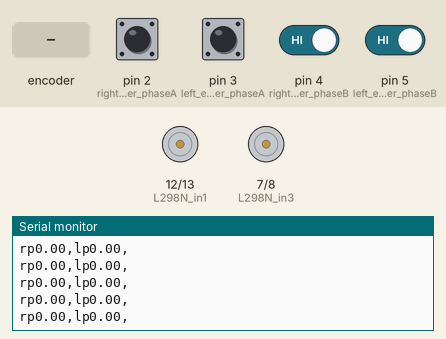
This sketch was run on a simulated Arduino Uno, built with avr-gcc and run on an emulated ATmega328P. Shown: motor-driver pin pairs drawn as motors (green arrow = first pin HIGH = forward, orange = second pin HIGH = backward, longer = more drive, scaled by the enable pin), the last lines printed to the serial monitor. Inputs (shaded band) come from the test bench; at power-on: pin 2 (right_encoder_phaseA), pin 3 (left_encoder_phaseA), pin 4 (right_encoder_phaseB), pin 5 (left_encoder_phaseB) HIGH.

Above: at 1.3 s.
1.4 s: rotary encoder on pin 2 (right_encoder_phaseA) / pin 4 (right_encoder_phaseB) turned 1 step (first pin leading)
At 1.51 s:
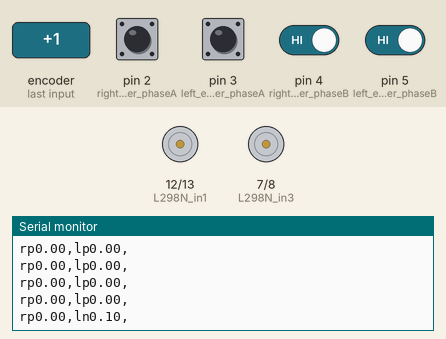
3.1 s: pin 3 (left_encoder_phaseA) pulsed LOW 2 times (0.12 s each, 0.3 s apart)
At 3.31 s:
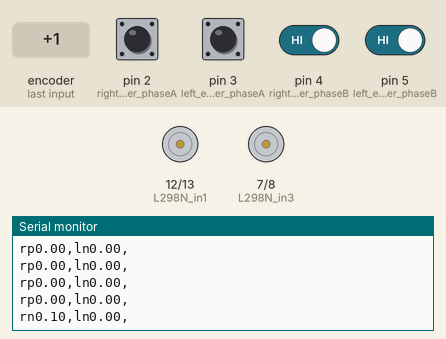
5.2 s: rotary encoder on pin 2 (right_encoder_phaseA) / pin 4 (right_encoder_phaseB) turned 2 steps (second pin leading)
At 5.31 s:
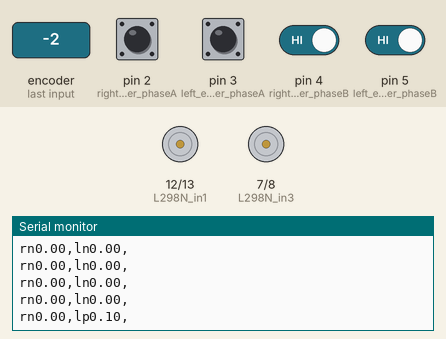

Measured:
- after the input at 1.4 s, the serial monitor: prints a new line after 0.10 s (image 1)
- after the input at 3.1 s, the serial monitor: prints a new line after 0.20 s (image 2)
- after the input at 5.2 s, the serial monitor: prints a new line after 0.10 s (image 3)

The sketch:

robot_control.ino
```cpp
#include <PID_v1.h>

// L298N H-Bridge Connection PINs
#define L298N_enA 9  // PWM
#define L298N_enB 11  // PWM
#define L298N_in4 8  // Dir Motor B
#define L298N_in3 7  // Dir Motor B
#define L298N_in2 13  // Dir Motor A
#define L298N_in1 12  // Dir Motor A

// Wheel Encoders Connection PINs
#define right_encoder_phaseA 2  // Interrupt (swapped - D2 was faulty)
#define right_encoder_phaseB 4
#define left_encoder_phaseA 3   // Interrupt (swapped - now on D3)
#define left_encoder_phaseB 5

// Encoders
const double TICKS_PER_REV = 621.0;              // measured 3 turns, R 1874 / L 1850 (was 385)
volatile unsigned int right_encoder_counter = 0;
volatile unsigned int left_encoder_counter = 0;
volatile char right_wheel_sign = 'p';
volatile char left_wheel_sign = 'p';
unsigned long last_millis = 0;
const unsigned long interval = 100;

// Command timeout
unsigned long last_cmd_millis = 0;
const unsigned long cmd_timeout = 500;

// Interpret Serial Messages
bool is_right_wheel_cmd = false;
bool is_left_wheel_cmd = false;
bool is_right_wheel_forward = true;
bool is_left_wheel_forward = true;
char value[] = "00.00";
uint8_t value_idx = 0;
bool is_cmd_complete = false;

// Feedforward: measured open-loop curve, wheels lifted, average of both wheels.
// FF_SPEED[k] is the speed reached at PWM = 15 + 15*k  (15, 30, 45 ... 255)
const int FF_N = 17;
const double FF_SPEED[FF_N] = {
   0.00,  2.25,  6.38,  9.77, 12.13, 13.75, 14.89, 15.72, 16.31,
  16.78, 17.20, 17.51, 17.80, 17.92, 18.01, 18.31, 18.76
};

// PID (output is now a correction added to the feedforward)
double right_wheel_cmd_vel = 0.0;
double left_wheel_cmd_vel = 0.0;
double right_wheel_meas_vel = 0.0;
double left_wheel_meas_vel = 0.0;
double right_wheel_cmd = 0.0;
double left_wheel_cmd = 0.0;
double Kp_r = 3.0;   // FF: was 11.5
double Ki_r = 7.5;
double Kd_r = 0.0;   // FF: was 0.1
double Kp_l = 3.0;   // FF: was 12.8
double Ki_l = 8.3;
double Kd_l = 0.0;   // FF: was 0.1
PID rightMotor(&right_wheel_meas_vel, &right_wheel_cmd, &right_wheel_cmd_vel, Kp_r, Ki_r, Kd_r, DIRECT);
PID leftMotor(&left_wheel_meas_vel, &left_wheel_cmd, &left_wheel_cmd_vel, Kp_l, Ki_l, Kd_l, DIRECT);

void setup() {
  pinMode(L298N_enA, OUTPUT);
  pinMode(L298N_enB, OUTPUT);
  pinMode(L298N_in1, OUTPUT);
  pinMode(L298N_in2, OUTPUT);
  pinMode(L298N_in3, OUTPUT);
  pinMode(L298N_in4, OUTPUT);

  digitalWrite(L298N_in1, HIGH);
  digitalWrite(L298N_in2, LOW);
  digitalWrite(L298N_in3, HIGH);
  digitalWrite(L298N_in4, LOW);

  rightMotor.SetOutputLimits(-255, 255);  // FF: correction can be negative
  leftMotor.SetOutputLimits(-255, 255);   // FF
  rightMotor.SetMode(AUTOMATIC);
  leftMotor.SetMode(AUTOMATIC);

  Serial.begin(115200);

  // Flush any garbage on the line before starting
  delay(100);
  while(Serial.available())
  {
    Serial.read();
  }

  pinMode(right_encoder_phaseB, INPUT_PULLUP);
  pinMode(left_encoder_phaseB, INPUT_PULLUP);
  attachInterrupt(digitalPinToInterrupt(right_encoder_phaseA), rightEncoderCallback, RISING);
  attachInterrupt(digitalPinToInterrupt(left_encoder_phaseA), leftEncoderCallback, RISING);
}

void loop() {
  if (Serial.available())
  {
    char chr = Serial.read();

    if(chr == 'l')
    {
      is_right_wheel_cmd = true;
      is_left_wheel_cmd = false;
      value_idx = 0;
      is_cmd_complete = false;
    }
    else if(chr == 'r')
    {
      is_right_wheel_cmd = false;
      is_left_wheel_cmd = true;
      value_idx = 0;
    }
        else if(chr == 'p')
    {
      // BRAKE: just record direction; driveMotor() applies it each cycle
      if(is_right_wheel_cmd) is_right_wheel_forward = true;
      else if(is_left_wheel_cmd) is_left_wheel_forward = true;
    }
    else if(chr == 'n')
    {
      // BRAKE: just record direction; driveMotor() applies it each cycle
      if(is_right_wheel_cmd) is_right_wheel_forward = false;
      else if(is_left_wheel_cmd) is_left_wheel_forward = false;
    }
    else if(chr == ',')
    {
      if(is_right_wheel_cmd)
      {
        right_wheel_cmd_vel = atof(value);
      }
      else if(is_left_wheel_cmd)
      {
        left_wheel_cmd_vel = atof(value);
        is_cmd_complete = true;
        last_cmd_millis = millis();
      }
      value_idx = 0;
      value[0] = '0';
      value[1] = '0';
      value[2] = '.';
      value[3] = '0';
      value[4] = '0';
      value[5] = '\0';
    }
    else
    {
      if(value_idx < 5)
      {
        value[value_idx] = chr;
        value_idx++;
      }
    }
  }

  unsigned long current_millis = millis();
  if(current_millis - last_millis >= interval)
  {
    noInterrupts();
    unsigned int right_ticks = right_encoder_counter;
    unsigned int left_ticks = left_encoder_counter;
    char right_sign = right_wheel_sign;
    char left_sign = left_wheel_sign;
    right_encoder_counter = 0;
    left_encoder_counter = 0;
    interrupts();

    right_wheel_meas_vel = (10 * right_ticks * (60.0/TICKS_PER_REV)) * 0.10472;
    left_wheel_meas_vel = (10 * left_ticks * (60.0/TICKS_PER_REV)) * 0.10472;

    // Stop motors if no command received recently
    if(millis() - last_cmd_millis > cmd_timeout)
    {
      right_wheel_cmd_vel = 0.0;
      left_wheel_cmd_vel = 0.0;
    }

    rightMotor.Compute();
    leftMotor.Compute();

    // FF: final PWM = feedforward guess + PID correction
    double right_pwm = feedforward(right_wheel_cmd_vel) + right_wheel_cmd;
    double left_pwm = feedforward(left_wheel_cmd_vel) + left_wheel_cmd;

    // FF: commanded stop -> zero output and clear the PID's integral
    if(right_wheel_cmd_vel == 0.0)
    {
      right_pwm = 0.0;
      resetPID(rightMotor, right_wheel_cmd);
    }
    if(left_wheel_cmd_vel == 0.0)
    {
      left_pwm = 0.0;
      resetPID(leftMotor, left_wheel_cmd);
    }

        // SWAP: report physical wheels under the names ROS expects
    Serial.print('r');
    Serial.print(left_sign);
    Serial.print(left_wheel_meas_vel);
    Serial.print(",l");
    Serial.print(right_sign);
    Serial.print(right_wheel_meas_vel);
    Serial.println(',');
    last_millis = current_millis;

    // BRAKE: direction + power, or brake when commanded to stop
    driveMotor(L298N_enA, L298N_in1, L298N_in2, is_right_wheel_forward, right_pwm, right_wheel_cmd_vel == 0.0);
    driveMotor(L298N_enB, L298N_in3, L298N_in4, is_left_wheel_forward, left_pwm, left_wheel_cmd_vel == 0.0);
  }
}

// FF: PWM for a target wheel speed, interpolated from the measured curve
double feedforward(double target)
{
  if(target <= 0.0) return 0.0;
  if(target >= FF_SPEED[FF_N - 1]) return 255.0;
  for(int i = 1; i < FF_N; i++)
  {
    if(target <= FF_SPEED[i])
    {
      double frac = (target - FF_SPEED[i - 1]) / (FF_SPEED[i] - FF_SPEED[i - 1]);
      return 15.0 * i + 15.0 * frac;   // PWM of point i-1 is 15*i
    }
  }
  return 255.0;
}

// FF: switching to MANUAL and back makes the library restart its integral
// from the current output, which we've just set to 0
void resetPID(PID &pid, double &output)
{
  output = 0.0;
  pid.SetMode(MANUAL);
  pid.SetMode(AUTOMATIC);
}

void rightEncoderCallback()
{
  if(digitalRead(right_encoder_phaseB) == HIGH)
  {
    right_wheel_sign = 'p';
  }
  else
  {
    right_wheel_sign = 'n';
  }
  right_encoder_counter++;
}

void leftEncoderCallback()
{
  if(digitalRead(left_encoder_phaseB) == HIGH)
  {
    left_wheel_sign = 'n';
  }
  else
  {
    left_wheel_sign = 'p';
  }
  left_encoder_counter++;
}

// BRAKE: set one motor's direction and power, or short its terminals to brake.
// Forward = inA HIGH, inB LOW (same as the startup state in setup()).
void driveMotor(int en, int inA, int inB, bool forward, double pwm, bool brake)
{
  if(brake)
  {
    digitalWrite(inA, LOW);
    digitalWrite(inB, LOW);
    analogWrite(en, 255);
    return;
  }
  digitalWrite(inA, forward ? HIGH : LOW);
  digitalWrite(inB, forward ? LOW : HIGH);
  analogWrite(en, (int)constrain(pwm, 0, 255));
}
```
